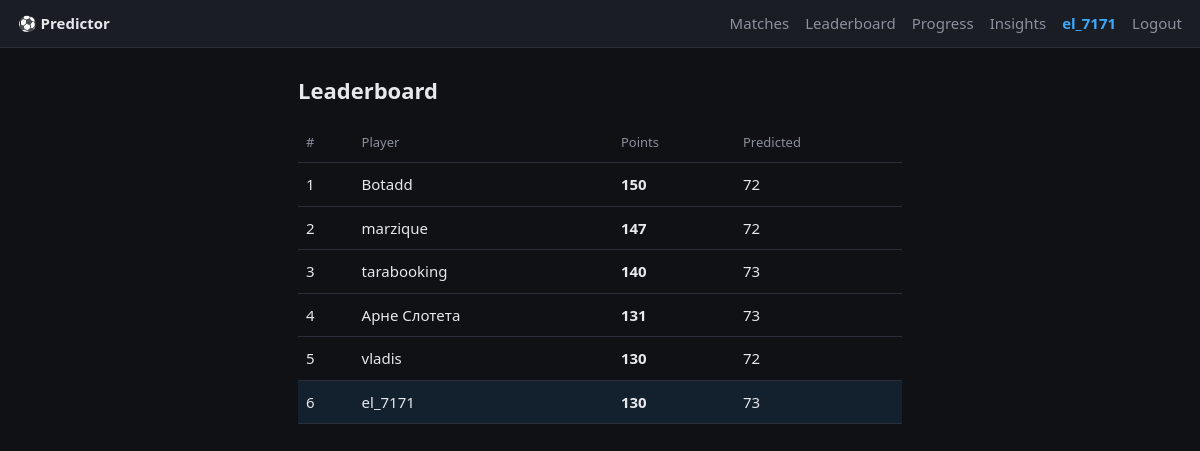
/leaderboard (signed in), run on the app's committed database.
### tables this page shows
CREATE TABLE users (
    id            INTEGER PRIMARY KEY AUTOINCREMENT,
    username      TEXT UNIQUE NOT NULL,
    password_hash TEXT NOT NULL,
    created_at    TEXT NOT NULL
);

### app.py (the view)
@app.get("/leaderboard", response_class=HTMLResponse)
async def leaderboard(request: Request):
    user = current_user(request)
    if not user:
        return RedirectResponse("/login", status_code=302)
    with connect() as conn:
        rows = fetch_leaderboard(conn)
    return render(request, "leaderboard.html", {"user": user, "rows": rows})

### templates/leaderboard.html (shortened to what this page needs)
{% extends "base.html" %}
{% block content %}
<h1>Leaderboard</h1>
<table class="board">
  <thead><tr><th>#</th><th>Player</th><th>Points</th><th>Predicted</th></tr></thead>
  <tbody>
  {% for r in rows %}
    <tr class="{{ 'me-row' if r['username'] == user['username'] else '' }}">
      <td>{{ loop.index }}</td>
      <td>{{ r["username"] }}</td>
      <td><b>{{ r["total"] }}</b></td>
      <td>{{ r["played"] }}</td>
    </tr>
  {% endfor %}
  </tbody>
</table>
{% endblock %}

### templates/base.html (shortened to what this page needs)
<!doctype html>
<html lang="en">
<head>
  <link rel="stylesheet" href="/static/style.css">
</head>
<body>
  <header>
    <a href="/" class="brand">⚽ Predictor</a>
    {% if user %}
    <nav>
      <a href="/">Matches</a>
      <a href="/leaderboard">Leaderboard</a>
      <a href="/progress">Progress</a>
      <a href="/insights">Insights</a>
      <span class="me">{{ user["username"] }}</span>
      <a href="/logout">Logout</a>
    </nav>
    {% endif %}
  </header>
  <main class="{% block main_class %}{% endblock %}">
    {% block content %}{% endblock %}
  </main>
</body>
</html>

### static/style.css (style rules this page uses)
:root { --bg: #0f1115; --card: #1a1d24; --line: #2a2e38; --fg: #e6e8ec; --muted: #8b909c; --accent: #3da9fc; --good: #4caf50; }
* { box-sizing: border-box; }
body { margin: 0; background: var(--bg); color: var(--fg); font: 15px/1.5 system-ui, -apple-system, Segoe UI, Roboto, sans-serif; }
header { display: flex; align-items: center; gap: 16px; padding: 12px 18px; border-bottom: 1px solid var(--line); background: var(--card); position: sticky; top: 0; z-index: 10; }
.brand { font-weight: 700; color: var(--fg); text-decoration: none; }
nav { margin-left: auto; display: flex; align-items: center; gap: 16px; }
nav a { color: var(--muted); text-decoration: none; }
nav .me { color: var(--accent); font-weight: 600; }
main { max-width: 640px; margin: 0 auto; padding: 18px; }
h1 { font-size: 22px; margin: 8px 0 16px; }
.board { width: 100%; border-collapse: collapse; }
.board th, .board td { text-align: left; padding: 10px 8px; border-bottom: 1px solid var(--line); }
.board th { color: var(--muted); font-weight: 500; font-size: 13px; }
.board .me-row { background: rgba(61, 169, 252, 0.10); }

### data on the page
users: username "el_7171", total "130", played "73"
users: username "Botadd", total "150", played "72"
users: username "marzique", total "147", played "72"
users: username "tarabooking", total "140", played "73"
users: username "Арне Слотета", total "131", played "73"
users: username "vladis", total "130", played "72"
